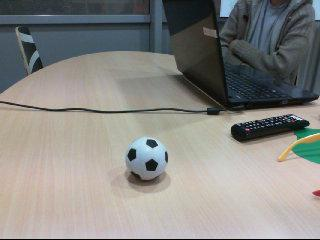
%> input picture Ball/image1.jpg, 320 x 240 px
$ octave --eval "result = getrectangle(imread('Ball/image1.jpg'));"   (GNU Octave 9; MATLAB toolbox functions it lacks are replaced by stand-ins)
%> lines starting %> are read from the running program, lines starting %| are printed output that depends on the picture; in (x1, y1, x2, y2) boxes, pixels count from 0 and x2, y2 are one past the last pixel; in counts of white or black regions, pixels touching at a corner belong together; the program's own positions count from 1
### createMask5.m
function [BW,maskedRGBImage] = createMask5(RGB)
%createMask  Threshold RGB image using auto-generated code from colorThresholder app.
%  [BW,MASKEDRGBIMAGE] = createMask(RGB) thresholds image RGB using
%  auto-generated code from the colorThresholder App. The colorspace and
%  minimum/maximum values for each channel of the colorspace were set in the
%  App and result in a binary mask BW and a composite image maskedRGBImage,
%  which shows the original RGB image values under the mask BW.

% Auto-generated by colorThresholder app on 01-Mar-2016
%------------------------------------------------------


% Convert RGB image to chosen color space
I = rgb2hsv(RGB);
%> I: size 240x320x3 double; mean H, S, V 0.291, 0.158, 0.561

% Define thresholds for channel 1 based on histogram settings
channel1Min = 0.187;
channel1Max = 0.514;

% Define thresholds for channel 2 based on histogram settings
channel2Min = 0.196;
channel2Max = 1.000;

% Define thresholds for channel 3 based on histogram settings
channel3Min = 0.000;
channel3Max = 0.650;

% Create mask based on chosen histogram thresholds
BW = (I(:,:,1) >= channel1Min ) & (I(:,:,1) <= channel1Max) & ...
    (I(:,:,2) >= channel2Min ) & (I(:,:,2) <= channel2Max) & ...
    (I(:,:,3) >= channel3Min ) & (I(:,:,3) <= channel3Max);
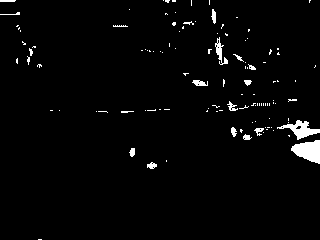
%> BW: size 240x320 logical; 2.5% white; 115 white regions (95 under 20 px)

% Initialize output masked image based on input image.
maskedRGBImage = RGB;
%> maskedRGBImage is the input picture: size 240x320x3 uint8; mean R, G, B 135.9, 135.4, 131.9

% Set background pixels where BW is false to zero.
maskedRGBImage(repmat(~BW,[1 1 3])) = 0;
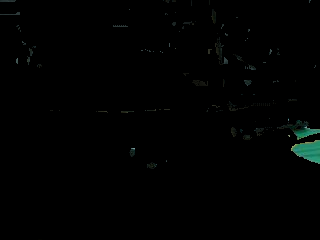
%> maskedRGBImage: size 240x320x3 uint8; mean R, G, B 0.8, 1.6, 1.3

### largestGreenRegion.m
function [ largestRegion, secondLargestRegion, regionImage ] = largestGreenRegion( image )
mask = createMask5(image);
stat = regionprops(mask,'Area','Image','BoundingBox','Centroid');
%> stat = 115 regions; largest, box (x1, y1, x2, y2), Area and Centroid: (291, 140, 320, 164) 459 [309 151.5], (277, 120, 320, 140) 338 [301.6 130], (215, 37, 228, 65) 130 [221 52.9], (192, 80, 208, 86) 66 [200.4 83.7], (211, 9, 216, 24) 50 [214.4 16.9]

if isempty(stat)
    largestRegion=[];
    secondLargestRegion=[];
    regionImage=[];
    return;
end


maxArea=0;
largestRegion=[];
boundingBox=[];
imageInBox=[];
n=size(stat,1);
%> n = 115
for i = 1:n
    if maxArea<stat(i).Area
        largestRegion = stat(i);
        maxArea = stat(i).Area;
        boundingBox = stat(i).BoundingBox;
        imageInBox = stat(i).Image;
    end
end
%> this loop made 115 passes
%> (maxArea, boundingBox) on passes 20, 26, 47, 55: (40, [129.5 148.5 6 9]), (46, [147.5 162.5 10 7]), (66, [192.5 80.5 16 6]), (130, [215.5 37.5 13 28])
%> (largestRegion, maxArea) on pass 1: ({Area 31, Centroid [8.3 1.5], BoundingBox [0.5 0.5 16 2]}, 31)
%> after the loop, boundingBox = [291.5 140.5 29 24]; largestRegion = 1 region; box (x1, y1, x2, y2), Area and Centroid: (291, 140, 320, 164) 459 [309 151.5]; maxArea = 459
regionImage=zeros(size(mask));
boundingBox=floor(boundingBox);
%> boundingBox = [291 140 29 24]
left=boundingBox(1)+1;
%> left = 292
top=boundingBox(2)+1;
%> top = 141
right=left + boundingBox(3)-1;
%> right = 320
bottom=top + boundingBox(4)-1;
%> bottom = 164
regionImage(top:bottom,left:right) =imageInBox;
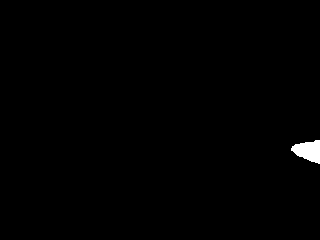
%> regionImage: size 240x320 double; values 0 (black) and 1 (white), 0.6% white; 1 white region, box (x1, y1, x2, y2) and area: (291, 140, 320, 164) 459

% second largest region
mask2=mask-regionImage;
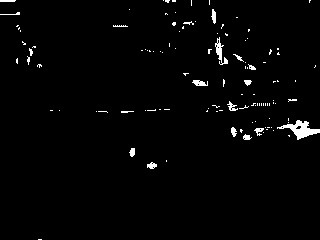
%> mask2: size 240x320 double; values 0 (black) and 1 (white), 1.9% white; 114 white regions (95 under 20 px), largest, box (x1, y1, x2, y2) and area: (277, 120, 320, 140) 338, (215, 37, 228, 65) 130, (192, 80, 208, 86) 66
mask2=(mask2==1);
%> mask2: size 240x320 logical; 1.9% white; 114 white regions (95 under 20 px)
stat2 = regionprops(mask2,'Area','Image','BoundingBox','Centroid');
%> stat2 = 114 regions; largest, box (x1, y1, x2, y2), Area and Centroid: (277, 120, 320, 140) 338 [301.6 130], (215, 37, 228, 65) 130 [221 52.9], (192, 80, 208, 86) 66 [200.4 83.7], (211, 9, 216, 24) 50 [214.4 16.9], (227, 101, 238, 111) 48 [232.6 107.5]
secondLargestRegion=[];
boundingBox=[];
imageInBox=[];
maxArea2=0;
n=size(stat2,1);
%> n = 114
for i = 1:n
    if maxArea2<stat2(i).Area
        secondLargestRegion = stat2(i);
        maxArea2 = stat2(i).Area;
        boundingBox = stat2(i).BoundingBox;
        imageInBox = stat2(i).Image;
    end
end
%> this loop made 114 passes
%> after the loop, boundingBox = [277.5 120.5 43 20]; maxArea2 = 338; secondLargestRegion = 1 region; box (x1, y1, x2, y2), Area and Centroid: (277, 120, 320, 140) 338 [301.6 130]
if maxArea2 > 1/2*maxArea
    boundingBox=floor(boundingBox);
%> boundingBox = [277 120 43 20]
    left=boundingBox(1)+1;
%> left = 278
    top=boundingBox(2)+1;
%> top = 121
    right=left + boundingBox(3)-1;
    bottom=top + boundingBox(4)-1;
%> bottom = 140
    regionImage(top:bottom,left:right) =regionImage(top:bottom,left:right)+imageInBox;
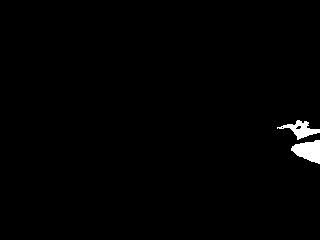
%> regionImage: size 240x320 double; values 0 (black) and 1 (white), 1% white; 2 white regions
    %disp(['second detected!!!!!!!!!!!']);
end
end

### getrectangle.m
function [left,right,top,bottom] = getrectangle(img)
region = largestGreenRegion(img);
%> region has the same summary as largestRegion in largestGreenRegion
rectanglesize=50;
left = region.Centroid(1)-rectanglesize/2;
%> left = 284
right = region.Centroid(1)+rectanglesize/2;
%> right = 334
top = region.Centroid(2)-rectanglesize/2 - 20;
%> top = 106.5
bottom = region.Centroid(2)+rectanglesize/2 - 20;
%> bottom = 156.5
%> `result = getrectangle(imread('Ball/image1.jpg'));`: result = 284
end

$ run again, on Ball/image10.jpg
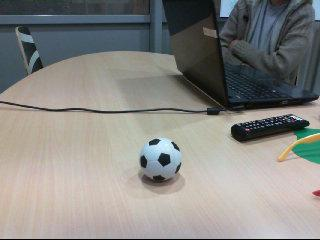
%> input picture Ball/image10.jpg, 320 x 240 px
%> I: size 240x320x3 double; mean H, S, V 0.285, 0.157, 0.56
%> in createMask5, `BW = (I(:,:,1) >= channel1Min ) & (I(:,:,1) <= channel1Max) & (I(:,:,2..`:
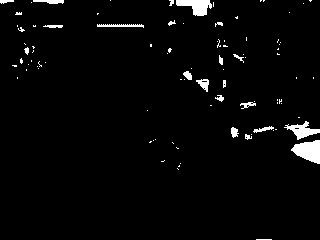
%> BW: size 240x320 logical; 2.9% white; 91 white regions (70 under 20 px)
%> in createMask5, maskedRGBImage is the input picture: size 240x320x3 uint8; mean R, G, B 135.5, 135, 131.6
%> stat = 91 regions; largest, box (x1, y1, x2, y2), Area and Centroid: (291, 140, 320, 164) 460 [309.1 151.6], (176, 0, 212, 16) 353 [196.8 6.6], (284, 121, 320, 140) 288 [303.1 131], (97, 24, 144, 28) 118 [121 26.2], (196, 79, 209, 92) 91 [204.4 84.6]
%> in largestGreenRegion, `n=size(stat,1);`: n = 91
%> the loop in largestGreenRegion, `for i = 1:n` made 91 passes
%> (largestRegion, maxArea) on passes 1, 16: ({Area 37, Centroid [6.6 1.9], BoundingBox [0.5 0.5 14 4]}, 37), ({Area 89, Centroid [51 2.1], BoundingBox [33.5 0.5 31 4]}, 89)
%> after the loop in largestGreenRegion, `for i = 1:n`: boundingBox = [291.5 140.5 29 24]; largestRegion = 1 region; box (x1, y1, x2, y2), Area and Centroid: (291, 140, 320, 164) 460 [309.1 151.6]; maxArea = 460
%> in largestGreenRegion, `boundingBox=floor(boundingBox);`: boundingBox = [291 140 29 24]
%> in largestGreenRegion, `left=boundingBox(1)+1;`: left = 292
%> in largestGreenRegion, `top=boundingBox(2)+1;`: top = 141
%> in largestGreenRegion, `right=left + boundingBox(3)-1;`: right = 320
%> in largestGreenRegion, `bottom=top + boundingBox(4)-1;`: bottom = 164
%> stat2 = 90 regions; largest, box (x1, y1, x2, y2), Area and Centroid: (176, 0, 212, 16) 353 [196.8 6.6], (284, 121, 320, 140) 288 [303.1 131], (97, 24, 144, 28) 118 [121 26.2], (196, 79, 209, 92) 91 [204.4 84.6], (33, 0, 64, 4) 89 [51 2.1]
%> in largestGreenRegion, `n=size(stat2,1);`: n = 90
%> the loop in largestGreenRegion, `for i = 1:n` made 90 passes
%> after the loop in largestGreenRegion, `for i = 1:n`: secondLargestRegion = 1 region; box (x1, y1, x2, y2), Area and Centroid: (176, 0, 212, 16) 353 [196.8 6.6]
%> in largestGreenRegion, `boundingBox=floor(boundingBox);`: boundingBox = [176 0 36 16]
%> in largestGreenRegion, `left=boundingBox(1)+1;`: left = 177
%> in largestGreenRegion, `top=boundingBox(2)+1;`: top = 1
%> in largestGreenRegion, `right=left + boundingBox(3)-1;`: right = 212
%> in largestGreenRegion, `bottom=top + boundingBox(4)-1;`: bottom = 16
%> in largestGreenRegion, `regionImage(top:bottom,left:right) =regionImage(top:bottom,left:right)..`:
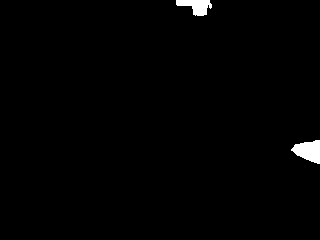
%> regionImage: size 240x320 double; values 0 (black) and 1 (white), 1.1% white; 2 white regions
%> region has the same summary as largestRegion in largestGreenRegion
%> in getrectangle, `left = region.Centroid(1)-rectanglesize/2;`: left = 284.1
%> in getrectangle, `right = region.Centroid(1)+rectanglesize/2;`: right = 334.1
%> in getrectangle, `top = region.Centroid(2)-rectanglesize/2 - 20;`: top = 106.6
%> in getrectangle, `bottom = region.Centroid(2)+rectanglesize/2 - 20;`: bottom = 156.6
%> result = 284.1
